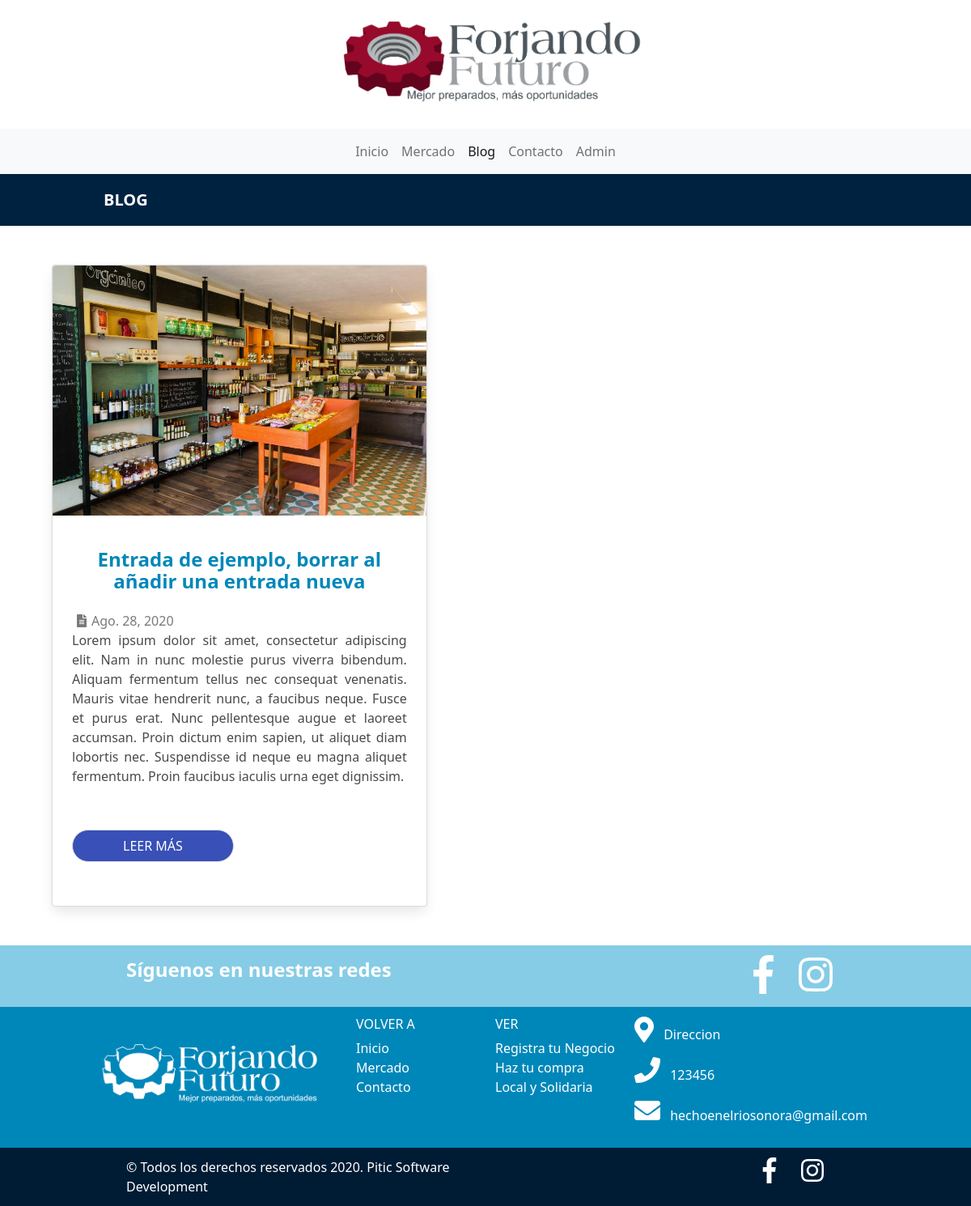
The page /blog/ on the database as committed earlier.
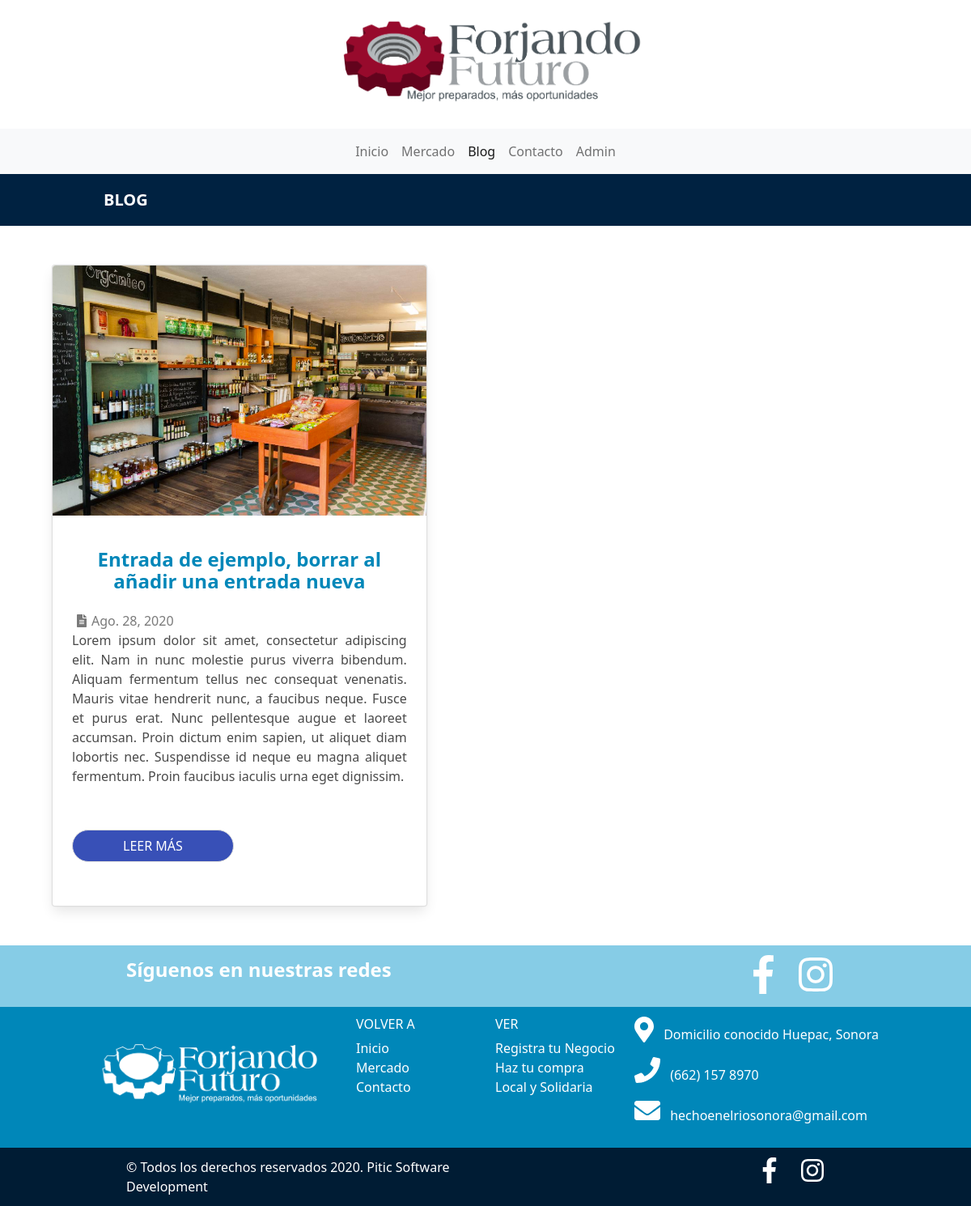
The same page on the database as committed later.
### blog/models.py (models this page shows, shortened)
class Post(models.Model):
    title = models.CharField(max_length=200, verbose_name='Título')
    preview = models.TextField( verbose_name='Texto en vista previa', default='Lorem ipsum dolor sit amet, consectetur adipiscing elit. Nam in nunc molestie purus viverra bibendum. Aliquam fermentum tellus nec consequat venenatis. Mauris vitae hendrerit nunc, a faucibus neque. Fusce et purus erat. Nunc pellentesque augue et laoreet accumsan. Proin dictum enim sapien, ut aliquet diam lobortis nec. Suspendisse id neque eu magna aliquet fermentum. Proin faucibus iaculis urna eget dignissim.' )
    content = RichTextField( verbose_name='Contenido')
    published = models.DateTimeField(verbose_name='Fecha de publicación', default=now)
    image = models.ImageField(verbose_name='Imagen', upload_to='blog', null=True, blank=True)
    author = models.ForeignKey(User, verbose_name='Autor', on_delete=models.CASCADE)
    categories = models.ManyToManyField(Category, verbose_name='Categorías')
    created = models.DateTimeField(auto_now_add=True, verbose_name='Fecha de creación')
    updated = models.DateTimeField(auto_now_add=True, verbose_name='Fecha de modificación')
    comments = models.IntegerField(default=0, editable=False, verbose_name='Comentarios')
    class Meta:
        verbose_name = 'Entrada'
        verbose_name_plural = 'Entradas'
        ordering = ['-created']

### contact/models.py (models this page shows, shortened)
class Bussiness(models.Model):
    key = models.SlugField(verbose_name='Clave', max_length=100, unique=True)
    name= models.CharField(max_length=100, verbose_name='Nombre')
    address= models.CharField(max_length=100, verbose_name='Direccion')
    phone= models.CharField(max_length=100, verbose_name='Telefono')
    email= models.CharField(max_length=100, verbose_name='Correo electrónico')
    class Meta:
        verbose_name = 'Empresa'
        verbose_name_plural = 'Empresa'
        ordering = ['-name']

### blog/views.py (the view)
# urls.py: path('', views.blog, name='blog'),
def blog(request):
    posts = Post.objects.all()
    return render(request, 'blog/blog.html', {'posts':posts})

### contact/processors.py (called while the page is built)
def ctx_dict(request):
    ctx={}
    bussiness = Bussiness.objects.all()[:1]
    for b in bussiness:
        print(b.name)
        ctx[b.key] = b
    return ctx

### blog/templates/blog/blog.html (shortened to what this page needs)
{% extends  'core/base.html' %}
{% load static %}
{% block links %}
    <link href="{% static "blog/css/blog.css" %}" rel="stylesheet">
{% endblock links %}}
{% block content%}
<div class='blog-banner  container is-fluid'>
        <span class=' banner-title is-size-5 has-text-weight-bold ml-6 pl-6 has-text-white'>
            BLOG
        </span>
</div>
<div class='posts mx-5'>
    {%for post in posts%}
        <div class="card my-6 mx-3">
            <div class="card-image">
                <figure class="image ">
                <img src="{{post.image.url}}" alt="Placeholder image">
                </figure>
            </div>
            <div class="card-content">
                <p class="title is-4">{{post.title}}</p>
                <span class='post-date'>
                    <span class="icon has-text-grey">
                        <i class="fas fa-file-alt"></i>
                    </span>
                    <span class=" is-size-6-desktop is-size-7-touch has-text-grey">{{post.published | date:"DATE_FORMAT"}}</span>
                </span>
                <div class="content has-text-justified">
                    {{post.preview}}
                </div>
                <span>
                    <button  class='button has-background-link-dark '>
                        <a href='{% url 'post' post.id %}' class='has-text-white'>
                            LEER MÁS
                        </a>
                    </button>
                </span>
            </div>
        </div>
    {% endfor %}
</div>
{%endblock%}

### core/templates/core/base.html (shortened to what this page needs)
<!DOCTYPE html>
<html lang="es">
<head>
    {% load static %}
    <link rel="stylesheet" href="https://cdn.jsdelivr.net/npm/bulma@0.9.0/css/bulma.min.css">
    <link href="https://cdn.jsdelivr.net/npm/bootstrap@5.0.0-beta1/dist/css/bootstrap.min.css" rel="stylesheet"
>
    <link href="{% static 'core/css/base.css' %}?" rel="stylesheet">
    {% block links %}{% endblock links %}
</head>
<body>
    <div class='header big'>
        <figure class="image header-logo">
            <img src="{% static 'core/img/logos-50a.png'%}" alt="">
        </figure>
    </div>
    <nav class="navbar navbar-expand-lg navbar-light bg-light justify-content-center">
        <div class="collapse navbar-collapse justify-content-center" id="navbarNavAltMarkup">
            <div class="navbar-nav">
                <a class='nav-item nav-link text-center {% if request.path == "/"%} active {% endif %}'
                    href='/'>Inicio</a>
                <a class='nav-item nav-link text-center {% if request.path|slice:":8" == "/market/"%} active {% endif %}'
                    href='/market/company_list/'>
                    Mercado</a>
                <a class='nav-item nav-link text-center {% if request.path|slice:":6" == "/blog/"%} active {% endif %}'
                    href='/blog/'>Blog</a>
                <a class='nav-item nav-link text-center {% if request.path == "/contact/"%} active {% endif %}'
                    href='/contact/'>Contacto</a>
                <a class='nav-item nav-link text-center {% if request.path == "/contact/"%} active {% endif %}'
                    href='/admin/'>Admin</a>
            </div>
        </div>
    </nav>
    {% block content %} {% endblock %}
    <div class="socialcontent">
        <div class="row">
            <div class="col-lg-6 col-sm-12">
                <p>Síguenos en nuestras redes</p>
            </div>
            <div class="col-lg-2 col-sm-12">
            </div>
            <div class="col-lg-2 col-sm-12">
            </div>
            <div class="col-lg-2 col-sm-12 d-flex justify-content-center">
                <a href='https://www.facebook.com/hechoenelriosonora' target="_blank">
                    <i class="fab fa-2x fa-facebook-f"></i>
                </a>
                <a href='https://www.instagram.com/hechoenelriosonora/?hl=es-la' target="_blank">
                    <i class="fab fa-2x fa-instagram"></i>
                </a>
            </div>
        </div>
    </div>
    <div class="uppercontent" >
        <div class="row">
            <div class="col-lg-4 col-sm-12">
                <img class='footer-logo' src="{% static 'core/img/logos-49a.png' %}" alt="">
            </div>
            <div class="col-lg-4 col-sm-12">
                <div class="row">
                    <div class="col-lg-6 col-sm-12">
                        <h6>VOLVER A</h6>
                        <ul>
                            <li>
                                <a href='/'>Inicio</a>
                            </li>
                            <li>
                                <a href='/market/company_list'>Mercado</a>
                            </li>
                            <li>
                                <a href='/contact'>Contacto</a>
                            </li>
                        </ul>
                    </div>
                    <div class="col-lg-6 col-sm-12">
                        <h6>VER</h6>
                        <ul>
                            <li><a href='/market/register/'>Registra tu Negocio</a></li>
                            <li><a href='/market/'>Haz tu compra Local y Solidaria</a></li>
                        </ul>
                    </div>
                </div>
            </div>
            <div class="col-lg-4 col-sm-12">
                <div>
                    <div class="mb-3">
                        <i class=" fas fa-2x fa-map-marker-alt "></i>
                        <span class='px-2'>{{EIDE.address}}</span>
                    </div>
                    <div class="mb-3">
                        <i class=" fas fa-2x fa-phone"></i>
                        <span class='px-2'>{{EIDE.phone}}</span>
                    </div>
                    <div class="mb-3">
                        <i class=" fas fa-2x fa-envelope"></i>
                        <span class='px-2'>{{EIDE.email}}</span>
                    </div>
                </div>
            </div>
        </div>
    </div>
    <div class="bottomcontent">
        <div class="row">
            <div class="col-lg-6 col-sm-12">
                <span>© Todos los derechos reservados 2020.</span>
                <a href='https://piticmkt.com/' target="_blank">Pitic
                        Software Development
                </a>
            </div>
            <div class="col-lg-2 col-sm-12">
            </div>
            <div class="col-lg-2 col-sm-12">
            </div>
            <div class="col-lg-2 col-sm-12 d-flex justify-content-center">
                <a href='https://www.facebook.com/piticmkt/' target="_blank">
                    <i class="fab fa-2x fa-facebook-f"></i>
                </a>
                <a href='https://www.instagram.com/piticmkt/' target="_blank">
                    <i class="fab fa-2x fa-instagram"></i>
                </a>
            </div>
        </div>
    </div>
</body>
</html>

### static/core/css/base.css (style rules this page uses)
body { border: 0; font-size: 100%; margin: 0; padding: 0; }
a { text-decoration: none !important; }
ul { list-style-type: none; padding: 0; }
.title { color: rgb(0, 135, 185); font-size: 2em; font-weight: bold; text-align: center; }
.button { border-radius: 50px; padding: 2% 15%; margin: 30px 0; }
.header { display: flex; justify-content: center; background-repeat: repeta-y; background-size: 100%, 100px; height: fit-content; }
.header-logo { width: 35%; }
.socialcontent { background-color: rgb(134, 204, 230); color: white; font-size: 1.5em; font-weight: bold; padding: 1% 13%; }
.socialcontent svg { color: white; margin: 0 15px; }
.uppercontent { background-color: rgb(0, 135, 185); color: white; padding: 1% 8%; }
.uppercontent a { color: white; }
.bottomcontent { background-color: rgb(0, 28, 52); color: white; font-size: 1em; padding: 1% 13%; }
.bottomcontent a { color: white; }
.bottomcontent svg { color: white; margin: 0 15px; }

### blog/static/blog/css/blog.css (style rules this page uses)
.blog-banner { height: 4rem; background-color: rgb(0, 34, 65); display: flex; flex-direction: column; justify-content: center; align-content: center; }
.posts { display: flex; flex-direction: row; flex-wrap: wrap; }
.card { width: 42%; }
.post-date { display: flex; flex-direction: row; justify-content: start; align-items: center; }
.icon { align-self: center; }

Rows that differ between the two databases and show on the page:
changed Bussiness "hechoenelriosonora@gmail.com": address "Direccion" → "Domicilio conocido Huepac, Sonora"; phone "123456" → "(662) 157 8970"
